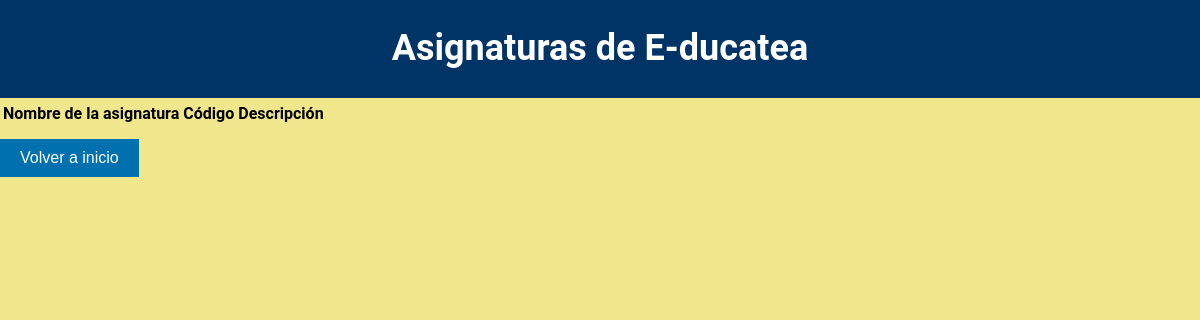
Before: /Educatea/Alumno/Asignatura_alum.php with the older database file.
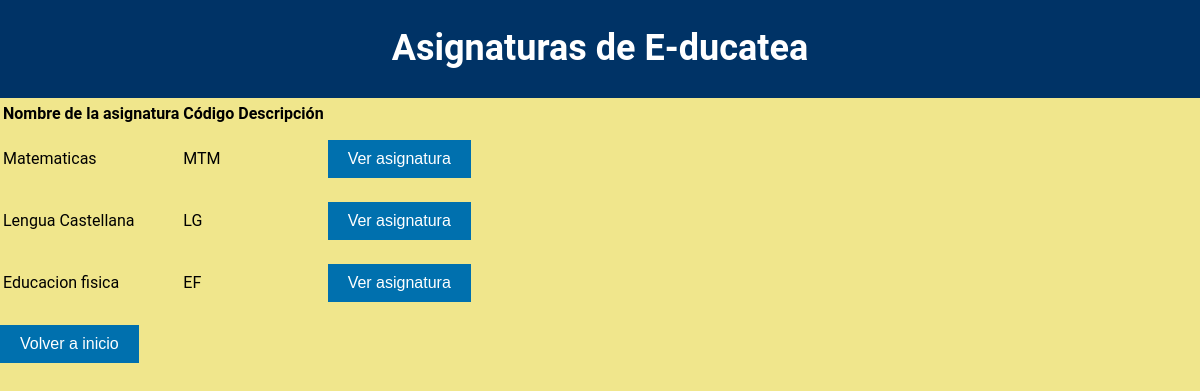
After: the same page with the newer database file.
### tables this page shows
CREATE TABLE `asignaturas` (
  `asignatura_id` int(11) NOT NULL,
  `nombre_asignatura` varchar(100) NOT NULL,
  `codigo_asignatura` varchar(255) NOT NULL
);

### Educatea/Alumno/Asignatura_alum.php (the view, shortened to what this page needs)
<?php
$conexion = conexion();
?>
<!DOCTYPE html>
<html lang="en">
<head>
<link href="../../css/inicio_alumno.css" rel="stylesheet" />
</head>
<body>
<h1>Asignaturas de E-ducatea</h1>
 <?php
$sql = "SELECT * FROM asignaturas";
$resultado = $conexion->query($sql);
echo "<table>";
echo "<tr><th>Nombre de la asignatura</th><th>Código</th><th>Descripción</th><th></th></tr>";
while ($fila = $resultado->fetch_assoc()) {
    echo "<tr>";
    echo "<td>".$fila["nombre_asignatura"]."</td>";
    echo "<td>".$fila["codigo_asignatura"]."</td>";
    echo "<td>".$fila["descripcion_asignatura"]."</td>";
    echo "<td><a href='Asignaturas/asignatura.php?id=".$fila["id_asignatura"]."'>
    <button>Ver asignatura</button></a></td>";
    echo "</tr>";
}
echo "</table>";
 ?>
 <a href="../Roles/inicio_alumno.php"><button>Volver a inicio</button></a>
</body>
</html>

### css/inicio_alumno.css (style rules this page uses)
body { background-color: khaki; font-family: "Roboto", sans-serif; font-size: 16px; line-height: 1.6; margin: 0; }
h1 { background-color: #003366; color: #fff; font-size: 36px; margin: 0; padding: 20px; text-align: center; }
button { background-color: #0070ae; border: none; color: #fff; cursor: pointer; font-size: 16px; padding: 10px 20px; margin: 10px 0; }

Changed rows visible on the page:
added asignaturas: nombre_asignatura "Matematicas", codigo_asignatura "MTM"
added asignaturas: nombre_asignatura "Lengua Castellana", codigo_asignatura "LG"
added asignaturas: nombre_asignatura "Educacion fisica", codigo_asignatura "EF"
